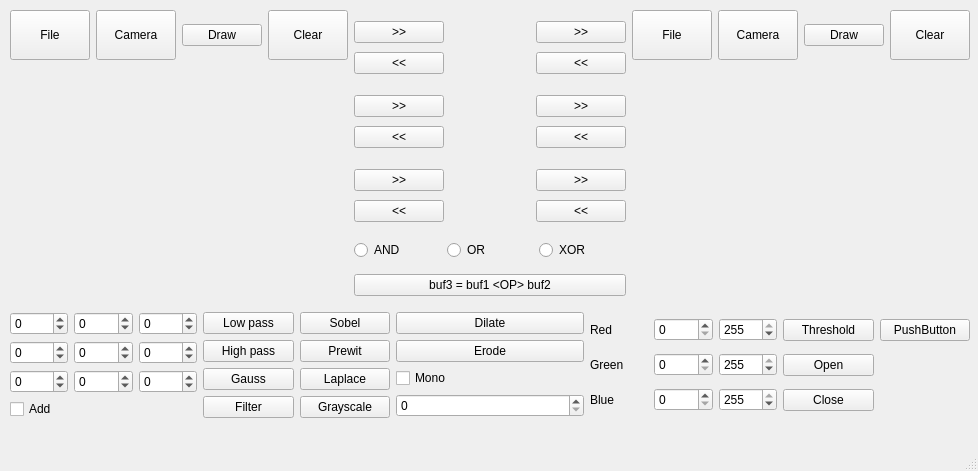
<?xml version="1.0" encoding="UTF-8"?>
<ui version="4.0">
 <class>MainWindow</class>
 <widget class="QMainWindow" name="MainWindow">
  <property name="geometry">
   <rect>
    <x>0</x>
    <y>0</y>
    <width>978</width>
    <height>471</height>
   </rect>
  </property>
  <property name="sizePolicy">
   <sizepolicy hsizetype="Minimum" vsizetype="Minimum">
    <horstretch>0</horstretch>
    <verstretch>0</verstretch>
   </sizepolicy>
  </property>
  <property name="windowTitle">
   <string>MainWindow</string>
  </property>
  <widget class="QWidget" name="centralwidget">
   <widget class="QWidget" name="">
    <property name="geometry">
     <rect>
      <x>10</x>
      <y>10</y>
      <width>960</width>
      <height>409</height>
     </rect>
    </property>
    <layout class="QVBoxLayout" name="verticalLayout_10">
     <item>
      <layout class="QHBoxLayout" name="horizontalLayout_9">
       <item>
        <layout class="QVBoxLayout" name="verticalLayout">
         <item>
          <layout class="QHBoxLayout" name="horizontalLayout">
           <item>
            <widget class="QPushButton" name="left_file_image">
             <property name="maximumSize">
              <size>
               <width>320</width>
               <height>240</height>
              </size>
             </property>
             <property name="text">
              <string>File</string>
             </property>
            </widget>
           </item>
           <item>
            <widget class="QPushButton" name="left_camera_image">
             <property name="maximumSize">
              <size>
               <width>320</width>
               <height>240</height>
              </size>
             </property>
             <property name="text">
              <string>Camera</string>
             </property>
            </widget>
           </item>
           <item>
            <widget class="QPushButton" name="left_draw_button">
             <property name="text">
              <string>Draw</string>
             </property>
            </widget>
           </item>
           <item>
            <widget class="QPushButton" name="left_clear_image">
             <property name="maximumSize">
              <size>
               <width>320</width>
               <height>240</height>
              </size>
             </property>
             <property name="text">
              <string>Clear</string>
             </property>
            </widget>
           </item>
          </layout>
         </item>
         <item>
          <widget class="QLabel" name="left_label">
           <property name="minimumSize">
            <size>
             <width>320</width>
             <height>240</height>
            </size>
           </property>
           <property name="maximumSize">
            <size>
             <width>320</width>
             <height>240</height>
            </size>
           </property>
           <property name="text">
            <string/>
           </property>
          </widget>
         </item>
        </layout>
       </item>
       <item>
        <layout class="QVBoxLayout" name="verticalLayout_9">
         <item>
          <layout class="QHBoxLayout" name="horizontalLayout_3">
           <item>
            <layout class="QVBoxLayout" name="verticalLayout_4">
             <item>
              <widget class="QPushButton" name="left_to_buf1">
               <property name="text">
                <string>&gt;&gt;</string>
               </property>
              </widget>
             </item>
             <item>
              <widget class="QPushButton" name="buf1_to_left">
               <property name="text">
                <string>&lt;&lt;</string>
               </property>
              </widget>
             </item>
            </layout>
           </item>
           <item>
            <widget class="QLabel" name="buf1_label">
             <property name="minimumSize">
              <size>
               <width>80</width>
               <height>60</height>
              </size>
             </property>
             <property name="maximumSize">
              <size>
               <width>80</width>
               <height>60</height>
              </size>
             </property>
             <property name="text">
              <string/>
             </property>
             <property name="scaledContents">
              <bool>true</bool>
             </property>
            </widget>
           </item>
           <item>
            <layout class="QVBoxLayout" name="verticalLayout_3">
             <item>
              <widget class="QPushButton" name="buf1_to_right">
               <property name="text">
                <string>&gt;&gt;</string>
               </property>
              </widget>
             </item>
             <item>
              <widget class="QPushButton" name="right_to_buf1">
               <property name="text">
                <string>&lt;&lt;</string>
               </property>
              </widget>
             </item>
            </layout>
           </item>
          </layout>
         </item>
         <item>
          <layout class="QHBoxLayout" name="horizontalLayout_4">
           <item>
            <layout class="QVBoxLayout" name="verticalLayout_5">
             <item>
              <widget class="QPushButton" name="left_to_buf2">
               <property name="text">
                <string>&gt;&gt;</string>
               </property>
              </widget>
             </item>
             <item>
              <widget class="QPushButton" name="buf2_to_left">
               <property name="text">
                <string>&lt;&lt;</string>
               </property>
              </widget>
             </item>
            </layout>
           </item>
           <item>
            <widget class="QLabel" name="buf2_label">
             <property name="minimumSize">
              <size>
               <width>80</width>
               <height>60</height>
              </size>
             </property>
             <property name="maximumSize">
              <size>
               <width>80</width>
               <height>60</height>
              </size>
             </property>
             <property name="text">
              <string/>
             </property>
             <property name="scaledContents">
              <bool>true</bool>
             </property>
            </widget>
           </item>
           <item>
            <layout class="QVBoxLayout" name="verticalLayout_6">
             <item>
              <widget class="QPushButton" name="buf2_to_right">
               <property name="text">
                <string>&gt;&gt;</string>
               </property>
              </widget>
             </item>
             <item>
              <widget class="QPushButton" name="right_to_buf2">
               <property name="text">
                <string>&lt;&lt;</string>
               </property>
              </widget>
             </item>
            </layout>
           </item>
          </layout>
         </item>
         <item>
          <layout class="QHBoxLayout" name="horizontalLayout_5">
           <item>
            <layout class="QVBoxLayout" name="verticalLayout_7">
             <item>
              <widget class="QPushButton" name="left_to_buf3">
               <property name="text">
                <string>&gt;&gt;</string>
               </property>
              </widget>
             </item>
             <item>
              <widget class="QPushButton" name="buf3_to_left">
               <property name="text">
                <string>&lt;&lt;</string>
               </property>
              </widget>
             </item>
            </layout>
           </item>
           <item>
            <widget class="QLabel" name="buf3_label">
             <property name="minimumSize">
              <size>
               <width>80</width>
               <height>60</height>
              </size>
             </property>
             <property name="maximumSize">
              <size>
               <width>80</width>
               <height>60</height>
              </size>
             </property>
             <property name="text">
              <string/>
             </property>
             <property name="scaledContents">
              <bool>true</bool>
             </property>
            </widget>
           </item>
           <item>
            <layout class="QVBoxLayout" name="verticalLayout_8">
             <item>
              <widget class="QPushButton" name="buf3_to_right">
               <property name="text">
                <string>&gt;&gt;</string>
               </property>
              </widget>
             </item>
             <item>
              <widget class="QPushButton" name="right_to_buf3">
               <property name="text">
                <string>&lt;&lt;</string>
               </property>
              </widget>
             </item>
            </layout>
           </item>
          </layout>
         </item>
         <item>
          <layout class="QHBoxLayout" name="horizontalLayout_6">
           <item>
            <widget class="QRadioButton" name="and_radio">
             <property name="text">
              <string>AND</string>
             </property>
            </widget>
           </item>
           <item>
            <widget class="QRadioButton" name="or_radio">
             <property name="text">
              <string>OR</string>
             </property>
            </widget>
           </item>
           <item>
            <widget class="QRadioButton" name="xor_radio">
             <property name="text">
              <string>XOR</string>
             </property>
            </widget>
           </item>
          </layout>
         </item>
         <item>
          <widget class="QPushButton" name="transform_button">
           <property name="text">
            <string>buf3 = buf1 &lt;OP&gt; buf2</string>
           </property>
          </widget>
         </item>
        </layout>
       </item>
       <item>
        <layout class="QVBoxLayout" name="verticalLayout_2">
         <item>
          <layout class="QHBoxLayout" name="horizontalLayout_2">
           <item>
            <widget class="QPushButton" name="right_file_image">
             <property name="maximumSize">
              <size>
               <width>320</width>
               <height>240</height>
              </size>
             </property>
             <property name="text">
              <string>File</string>
             </property>
            </widget>
           </item>
           <item>
            <widget class="QPushButton" name="right_camera_image">
             <property name="maximumSize">
              <size>
               <width>320</width>
               <height>240</height>
              </size>
             </property>
             <property name="text">
              <string>Camera</string>
             </property>
            </widget>
           </item>
           <item>
            <widget class="QPushButton" name="right_draw_button">
             <property name="text">
              <string>Draw</string>
             </property>
            </widget>
           </item>
           <item>
            <widget class="QPushButton" name="right_clear_image">
             <property name="maximumSize">
              <size>
               <width>320</width>
               <height>240</height>
              </size>
             </property>
             <property name="text">
              <string>Clear</string>
             </property>
            </widget>
           </item>
          </layout>
         </item>
         <item>
          <widget class="QLabel" name="right_label">
           <property name="minimumSize">
            <size>
             <width>320</width>
             <height>240</height>
            </size>
           </property>
           <property name="maximumSize">
            <size>
             <width>320</width>
             <height>240</height>
            </size>
           </property>
           <property name="text">
            <string/>
           </property>
          </widget>
         </item>
        </layout>
       </item>
      </layout>
     </item>
     <item>
      <layout class="QHBoxLayout" name="horizontalLayout_7">
       <item>
        <layout class="QVBoxLayout" name="verticalLayout_12">
         <item>
          <layout class="QGridLayout" name="gridLayout">
           <item row="0" column="0">
            <widget class="QSpinBox" name="w1">
             <property name="minimum">
              <number>-99</number>
             </property>
            </widget>
           </item>
           <item row="0" column="1">
            <widget class="QSpinBox" name="w2">
             <property name="minimum">
              <number>-99</number>
             </property>
             <property name="singleStep">
              <number>1</number>
             </property>
            </widget>
           </item>
           <item row="0" column="2">
            <widget class="QSpinBox" name="w3">
             <property name="minimum">
              <number>-99</number>
             </property>
            </widget>
           </item>
           <item row="1" column="0">
            <widget class="QSpinBox" name="w4">
             <property name="minimum">
              <number>-99</number>
             </property>
            </widget>
           </item>
           <item row="1" column="1">
            <widget class="QSpinBox" name="w5">
             <property name="minimum">
              <number>-99</number>
             </property>
            </widget>
           </item>
           <item row="1" column="2">
            <widget class="QSpinBox" name="w6">
             <property name="minimum">
              <number>-99</number>
             </property>
            </widget>
           </item>
           <item row="2" column="0">
            <widget class="QSpinBox" name="w7">
             <property name="minimum">
              <number>-99</number>
             </property>
            </widget>
           </item>
           <item row="2" column="1">
            <widget class="QSpinBox" name="w8">
             <property name="minimum">
              <number>-99</number>
             </property>
            </widget>
           </item>
           <item row="2" column="2">
            <widget class="QSpinBox" name="w9">
             <property name="minimum">
              <number>-99</number>
             </property>
            </widget>
           </item>
          </layout>
         </item>
         <item>
          <widget class="QCheckBox" name="add_checkbox">
           <property name="text">
            <string>Add</string>
           </property>
          </widget>
         </item>
        </layout>
       </item>
       <item>
        <layout class="QGridLayout" name="gridLayout_2">
         <item row="0" column="0">
          <widget class="QPushButton" name="low_pass_button">
           <property name="text">
            <string>Low pass</string>
           </property>
          </widget>
         </item>
         <item row="0" column="1">
          <widget class="QPushButton" name="sobel_button">
           <property name="text">
            <string>Sobel</string>
           </property>
          </widget>
         </item>
         <item row="1" column="0">
          <widget class="QPushButton" name="high_pass_button">
           <property name="text">
            <string>High pass</string>
           </property>
          </widget>
         </item>
         <item row="1" column="1">
          <widget class="QPushButton" name="prewit_button">
           <property name="text">
            <string>Prewit</string>
           </property>
          </widget>
         </item>
         <item row="2" column="0">
          <widget class="QPushButton" name="gauss_button">
           <property name="text">
            <string>Gauss</string>
           </property>
          </widget>
         </item>
         <item row="2" column="1">
          <widget class="QPushButton" name="laplace_button">
           <property name="text">
            <string>Laplace</string>
           </property>
          </widget>
         </item>
         <item row="3" column="0">
          <widget class="QPushButton" name="filter_button">
           <property name="text">
            <string>Filter</string>
           </property>
          </widget>
         </item>
         <item row="3" column="1">
          <widget class="QPushButton" name="to_gray_button">
           <property name="text">
            <string>Grayscale</string>
           </property>
          </widget>
         </item>
        </layout>
       </item>
       <item>
        <layout class="QVBoxLayout" name="verticalLayout_11">
         <item>
          <widget class="QPushButton" name="dilate_button">
           <property name="text">
            <string>Dilate</string>
           </property>
          </widget>
         </item>
         <item>
          <widget class="QPushButton" name="erode_button">
           <property name="text">
            <string>Erode</string>
           </property>
          </widget>
         </item>
         <item>
          <widget class="QCheckBox" name="mono_checkbox">
           <property name="text">
            <string>Mono</string>
           </property>
          </widget>
         </item>
         <item>
          <widget class="QSpinBox" name="threshold_spinbox">
           <property name="maximum">
            <number>255</number>
           </property>
          </widget>
         </item>
        </layout>
       </item>
       <item>
        <layout class="QGridLayout" name="gridLayout_3">
         <item row="1" column="0">
          <widget class="QLabel" name="label_2">
           <property name="text">
            <string>Green</string>
           </property>
          </widget>
         </item>
         <item row="2" column="1">
          <widget class="QSpinBox" name="blue_lthreshold">
           <property name="maximum">
            <number>255</number>
           </property>
          </widget>
         </item>
         <item row="0" column="2">
          <widget class="QSpinBox" name="red_uthreshold">
           <property name="maximum">
            <number>255</number>
           </property>
           <property name="value">
            <number>255</number>
           </property>
          </widget>
         </item>
         <item row="0" column="1">
          <widget class="QSpinBox" name="red_lthreshold">
           <property name="maximum">
            <number>255</number>
           </property>
          </widget>
         </item>
         <item row="1" column="2">
          <widget class="QSpinBox" name="green_uthreshold">
           <property name="maximum">
            <number>255</number>
           </property>
           <property name="value">
            <number>255</number>
           </property>
          </widget>
         </item>
         <item row="2" column="2">
          <widget class="QSpinBox" name="blue_uthreshold">
           <property name="maximum">
            <number>255</number>
           </property>
           <property name="value">
            <number>255</number>
           </property>
          </widget>
         </item>
         <item row="2" column="0">
          <widget class="QLabel" name="label_3">
           <property name="text">
            <string>Blue</string>
           </property>
          </widget>
         </item>
         <item row="0" column="0">
          <widget class="QLabel" name="label">
           <property name="text">
            <string>Red</string>
           </property>
          </widget>
         </item>
         <item row="1" column="1">
          <widget class="QSpinBox" name="green_lthreshold">
           <property name="maximum">
            <number>255</number>
           </property>
          </widget>
         </item>
        </layout>
       </item>
       <item>
        <layout class="QGridLayout" name="gridLayout_4">
         <item row="0" column="0">
          <widget class="QPushButton" name="th_button">
           <property name="text">
            <string>Threshold</string>
           </property>
          </widget>
         </item>
         <item row="0" column="1">
          <widget class="QPushButton" name="pushButton">
           <property name="text">
            <string>PushButton</string>
           </property>
          </widget>
         </item>
         <item row="1" column="0">
          <widget class="QPushButton" name="open_button">
           <property name="text">
            <string>Open</string>
           </property>
          </widget>
         </item>
         <item row="2" column="0">
          <widget class="QPushButton" name="close_button">
           <property name="text">
            <string>Close</string>
           </property>
          </widget>
         </item>
        </layout>
       </item>
      </layout>
     </item>
    </layout>
   </widget>
  </widget>
  <widget class="QMenuBar" name="menubar">
   <property name="geometry">
    <rect>
     <x>0</x>
     <y>0</y>
     <width>978</width>
     <height>22</height>
    </rect>
   </property>
  </widget>
  <widget class="QStatusBar" name="statusbar"/>
 </widget>
 <resources/>
 <connections/>
</ui>
